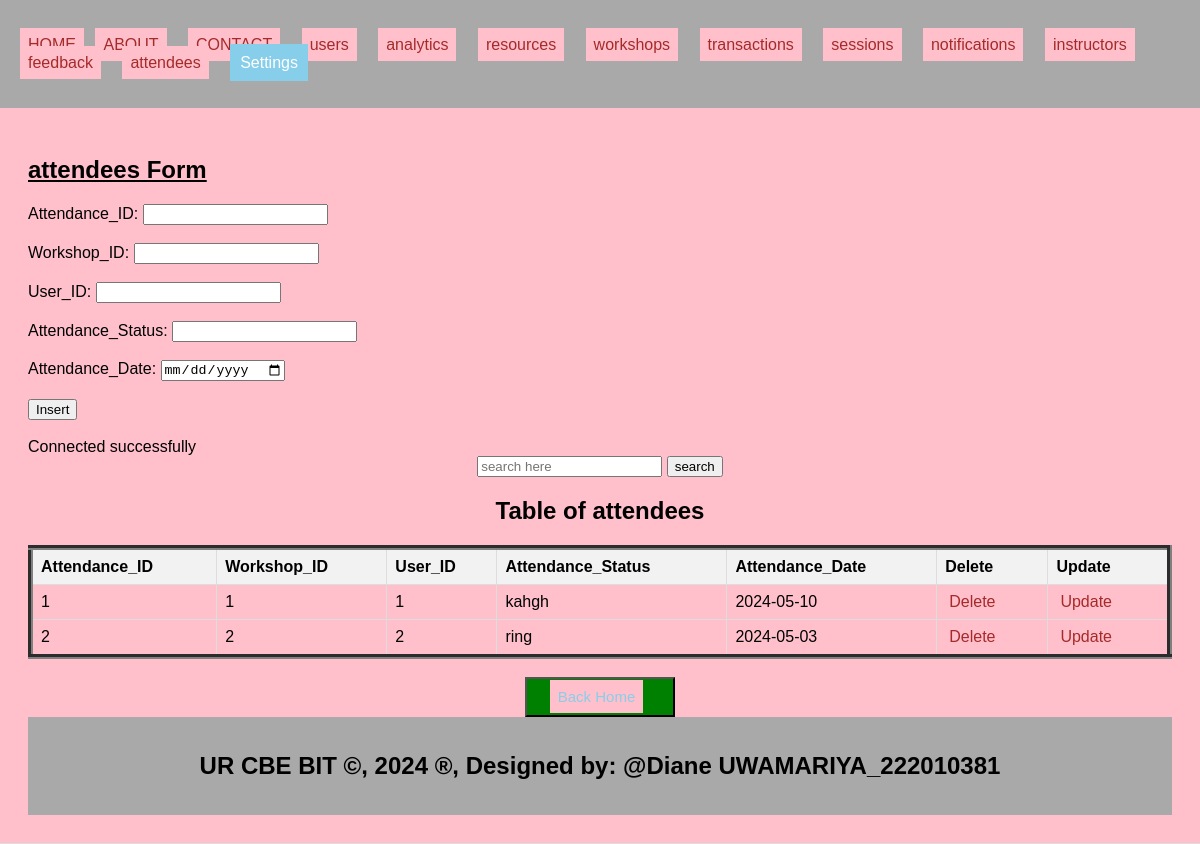
The page /attendees.php on the database its author committed.
### tables this page shows
CREATE TABLE `attendees` (
  `Attendance_ID` int(11) NOT NULL,
  `Workshop_ID` int(11) DEFAULT NULL,
  `User_ID` int(11) DEFAULT NULL,
  `Attendance_Status` varchar(50) DEFAULT NULL,
  `Attendance_Date` date DEFAULT NULL
);

### attendees.php (the view, shortened to what this page needs)
<!DOCTYPE html>
<html lang="en">
<head>
    <link rel="stylesheet" type="text/css" href="style.css">
</head>
<body>
<header>
 <body bgcolor="pink">
    <ul style="list-style-type: none; padding: 0;">
        <li style="display: inline;"><a href="./home.html">HOME</a></li>
        <li style="display: inline; margin-right: 10px;"><a href="./about.html">ABOUT</a></li>
        <li style="display: inline; margin-right: 10px;"><a href="./contact.html">CONTACT</a></li>
    <li style="display: inline; margin-right: 10px;"><a href="./users.php">users</a>
  </li>
    <li style="display: inline; margin-right: 10px;"><a href="./analytics.php">analytics</a>
  </li>
    <li style="display: inline; margin-right: 10px;"><a href="./resources.php">resources</a>
  </li>
    <li style="display: inline; margin-right: 10px;"><a href="./workshops.php">workshops</a>
  </li>
    <li style="display: inline; margin-right: 10px;"><a href="./transactions.php">transactions</a>
  </li>
    <li style="display: inline; margin-right: 10px;"><a href="./sessions.php">sessions</a>
    <li style="display: inline; margin-right: 10px;"><a href="./notifications.php">notifications</a>
  </li>
    <li style="display: inline; margin-right: 10px;"><a href="./instructors.php">instructors</a>
  </li>
    <li style="display: inline; margin-right: 10px;"><a href="./feedback.php">feedback</a>
  </li>
    <li style="display: inline; margin-right: 10px;"><a href="./attendees.php">attendees</a>
  </li>
        <li class="dropdown" style="display: inline; margin-right: 10px;">
            <a href="#" style="padding: 10px; color: white; background-color: skyblue; text-decoration: none; margin-right: 15px;">Settings</a>
        </li>
    </ul>
</header>
<section>
    <h1><u>attendees Form</u></h1>
    <form method="post">
        <label for="Attendance_ID">Attendance_ID:</label>
        <input type="number" id="Attendance_ID" name="Attendance_ID"><br><br>
        <label for="Workshop_ID">Workshop_ID:</label>
        <input type="number" id="Workshop_ID" name="Workshop_ID"><br><br>
        <label for="User_ID">User_ID:</label>
        <input type="number" id="User_ID" name="User_ID"><br><br>
        <label for="Attendance_Status">Attendance_Status:</label>
        <input type="text" id="Attendance_Status" name="Attendance_Status"><br><br>
        <label for="Attendance_Date">Attendance_Date:</label>
        <input type="date" id="Attendance_Date" name="Attendance_Date" required><br><br>
        <input type="submit" name="add" value="Insert"><br><br>
    </form>
<?php
include('db_conn.php');
$sql = "SELECT * FROM attendees";
$result = $connection->query($sql);
?>
<!DOCTYPE html>
<html>
<head>
</head>
<body>
    <center><form action="search_attendees" method="GET"><input type="text" name="query" placeholder="search here">
    <button>search</button></form><h2>Table of attendees</h2></center>
    <table border="5">
        <tr>
            <th>Attendance_ID</th>
            <th>Workshop_ID</th>
            <th>User_ID</th>
            <th>Attendance_Status</th>
            <th>Attendance_Date</th>
            <th>Delete</th>
            <th>Update</th>
        </tr>
        <?php
        if ($result->num_rows > 0) {
            while ($row = $result->fetch_assoc()) {
                $Attendance_ID = $row['Attendance_ID'];
                echo "<tr>
                    <td>" . $row['Attendance_ID'] . "</td>
                    <td>" . $row['Workshop_ID'] . "</td>
                    <td>" . $row['User_ID'] . "</td>
                    <td>" . $row['Attendance_Status'] . "</td>
                    <td>" . $row['Attendance_Date'] . "</td>
                     <td><a style='padding:4px' href='delete_attendees.php?Attendance_ID=$Attendance_ID'>Delete</a></td>
                    <td><a style='padding:4px' href='update_attendees.php?Attendance_ID=$Attendance_ID'>Update</a></td>
                </tr>";
            }
        } else {
            echo "<tr><td colspan='6'>No data found</td></tr>";
        }
        ?>
    </table>
    <br>
<center>
<button style="background-color: green; width: 150px;height: 40px;" ><a href="home.html" style=" font-size: 15px;color: skyblue;text-decoration: none" >Back Home</a></button>
</center>
</body>
</html>
  <footer>
  <center>
    <b><h2>UR CBE BIT &copy, 2024 &reg, Designed by: @Diane UWAMARIYA_222010381</h2></b>
  </center>
</footer>

### style.css (style rules this page uses)
body { font-family: Arial, sans-serif; margin: 0; padding: 0; }
.dropdown { position: relative; display: inline; margin-right: 10px; }
body { font-family: Arial,sans-serif; margin:0; padding:0; }
header { background-color:darkgray; padding: 20px; }
.dropdown { position: right; display:right; direction:rtl; }
section { padding:28px; border-bottom: 1px solid #ddd; }
footer { text-align: center; padding: 15px; background-color:darkgray; }

### attendees.php (style rules this page uses)
a { padding: 8px; color: white; background-color: pink; text-decoration: none; margin-right: 7px; }
a:link { color: brown; }
table { width: 100%; border-collapse: collapse; }
th, td { border: 1px solid #ddd; padding: 8px; text-align: left; }
th { background-color: #f2f2f2; }

### rows shown on the page
attendees: Attendance_ID "1", Workshop_ID "1", User_ID "1", Attendance_Status "kahgh", Attendance_Date "2024-05-10"
attendees: Attendance_ID "2", Workshop_ID "2", User_ID "2", Attendance_Status "ring", Attendance_Date "2024-05-03"
